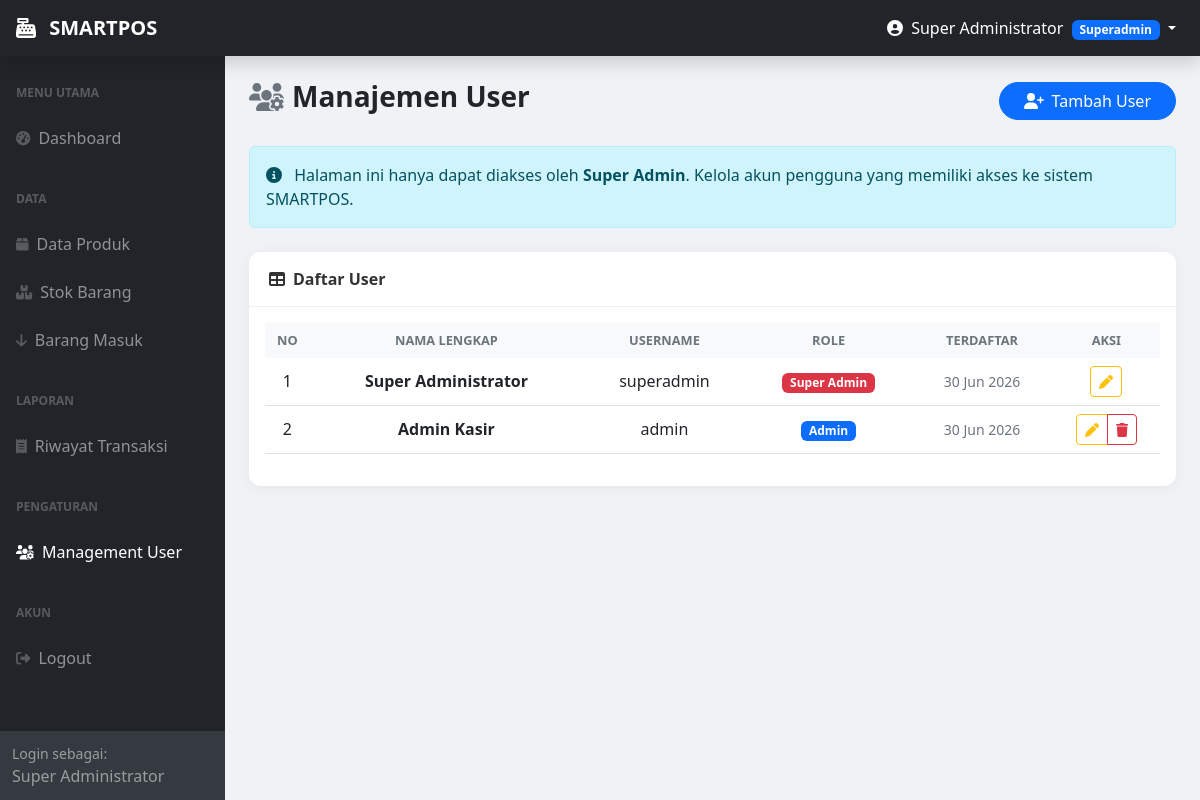
/users.php (signed in), run on the app's committed database.
### tables this page shows
CREATE TABLE `users` (
  `id_user` int(11) NOT NULL AUTO_INCREMENT,
  `nama_lengkap` varchar(100) NOT NULL COMMENT 'Nama lengkap pengguna',
  `username` varchar(50) NOT NULL COMMENT 'Username untuk login',
  `password` varchar(255) NOT NULL COMMENT 'Password pengguna',
  `role` enum('superadmin','admin') NOT NULL DEFAULT 'admin' COMMENT 'Role: superadmin atau admin',
  `created_at` timestamp NOT NULL DEFAULT current_timestamp() COMMENT 'Tanggal akun dibuat',
  PRIMARY KEY (`id_user`),
  UNIQUE KEY `username` (`username`)
);

### users.php (the view, shortened to what this page needs)
<?php
include 'config/koneksi.php';
$data = mysqli_query($con, "SELECT * FROM users ORDER BY id_user ASC");
include 'templates/header.php';
include 'templates/sidebar.php';
?>
<main class="container-fluid px-4 py-4">
    <div class="d-flex justify-content-between align-items-center mb-4">
        <h3 class="fw-bold text-dark">
            <i class="fas fa-users-cog text-secondary me-2"></i>Manajemen User
        </h3>
        <button class="btn btn-primary rounded-pill px-4" data-bs-toggle="modal" data-bs-target="#modalTambahUser">
            <i class="fas fa-user-plus me-2"></i>Tambah User
        </button>
    </div>
    <div class="alert alert-info mb-4">
        <i class="fas fa-info-circle me-2"></i>
        Halaman ini hanya dapat diakses oleh <strong>Super Admin</strong>.
        Kelola akun pengguna yang memiliki akses ke sistem SMARTPOS.
    </div>
    <div class="card card-clean">
        <div class="card-header-clean">
            <i class="fas fa-table me-2"></i>Daftar User
        </div>
        <div class="card-body">
            <div class="table-responsive">
            <table id="tabelUser" class="table table-hover w-100">
                <thead>
                    <tr>
                        <th width="5%">No</th>
                        <th>Nama Lengkap</th>
                        <th>Username</th>
                        <th>Role</th>
                        <th>Terdaftar</th>
                        <th width="12%">Aksi</th>
                    </tr>
                </thead>
                <tbody>
                <?php
                $no = 1;
                while ($d = mysqli_fetch_array($data)):
                ?>
                    <tr>
                        <td><?= $no++; ?></td>
                        <td class="fw-bold"><?= htmlspecialchars($d['nama_lengkap']); ?></td>
                        <td><?= htmlspecialchars($d['username']); ?></td>
                        <td>
                            <?php if ($d['role'] == 'superadmin'): ?>
                                <span class="badge bg-danger">Super Admin</span>
                            <?php else: ?>
                                <span class="badge bg-primary">Admin</span>
                            <?php endif; ?>
                        </td>
                        <td class="text-muted small"><?= date('d M Y', strtotime($d['created_at'])); ?></td>
                        <td>
                            <div class="btn-group btn-group-sm">
                                <button class="btn btn-outline-warning" data-bs-toggle="modal" data-bs-target="#modalEdit<?= $d['id_user']; ?>">
                                    <i class="fas fa-pen"></i>
                                </button>
                                <?php if ($d['id_user'] != $_SESSION['id_user']): ?>
                                <button class="btn btn-outline-danger" data-bs-toggle="modal" data-bs-target="#modalHapus<?= $d['id_user']; ?>">
                                    <i class="fas fa-trash"></i>
                                </button>
                                <?php endif; ?>
                            </div>
                        </td>
                    </tr>
                <?php endwhile; ?>
                </tbody>
            </table>
            </div>
        </div>
    </div>
</main>
<?php include 'templates/footer.php'; ?>

### templates/header.php (style rules this page uses)
body { background-color: #f0f2f5; font-family: 'Segoe UI', Tahoma, Geneva, Verdana, sans-serif; }
.card-clean { background: #fff; border: none; border-radius: 12px; box-shadow: 0 2px 15px rgba(0,0,0,0.05); }
.card-header-clean { background: #fff; border-bottom: 1px solid #f0f0f0; padding: 15px 20px; font-weight: 700; color: #333; border-radius: 12px 12px 0 0; }
.table thead th { background-color: #f8f9fa; border-bottom: none; color: #6c757d; font-weight: 600; text-transform: uppercase; font-size: 0.8rem; text-align: center !important; vertical-align: middle !important; }
.table tbody td { text-align: center !important; vertical-align: middle !important; }

### data on the page
users: nama_lengkap "Super Administrator", username "superadmin", role "Super Admin", created_at "30 Jun 2026"
users: nama_lengkap "Admin Kasir", username "admin", role "Admin", created_at "30 Jun 2026"

### other printed values
$_SESSION['nama_lengkap'] "Super Administrator"
$_SESSION['role'] "Superadmin"
